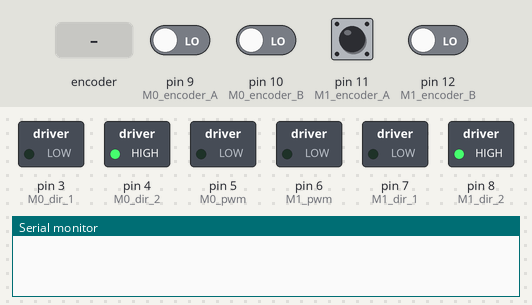
Bench run of a sketch on a simulated Arduino Nano, built with avr-gcc and run on an emulated ATmega328P. On the bench: switched loads named in the sketch (green lamp = pin HIGH), the last lines printed to the serial monitor. Inputs (shaded band) come from the test bench; at power-on: pin 9 (M0_encoder_A), pin 10 (M0_encoder_B), pin 11 (M1_encoder_A), pin 12 (M1_encoder_B) LOW.

Above: at 1.2 s.
1.3 s: rotary encoder on pin 9 (M0_encoder_A) / pin 10 (M0_encoder_B) turned 3 steps (first pin leading)
At 2.6 s:
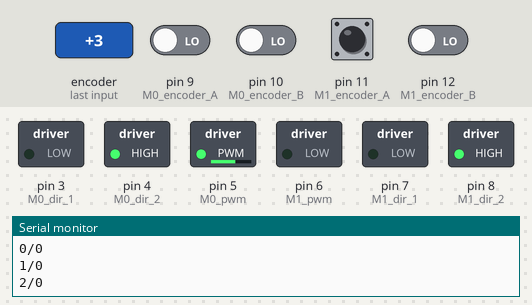
3.4 s: pin 11 (M1_encoder_A) pulsed HIGH 5 times (0.12 s each, 0.3 s apart)
At 5.3 s:
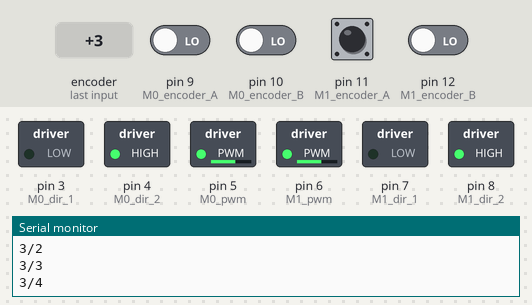
6.4 s: rotary encoder on pin 9 (M0_encoder_A) / pin 10 (M0_encoder_B) turned 2 steps (second pin leading)
At 7.2 s:
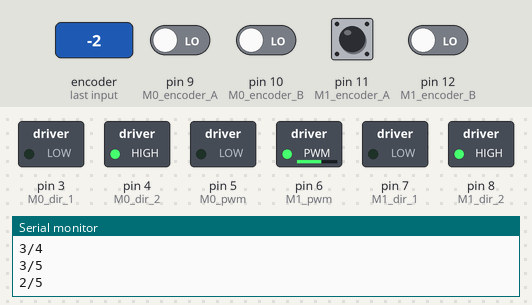
8.3 s: rotary encoder on pin 9 (M0_encoder_A) / pin 10 (M0_encoder_B) turned 2 steps (second pin leading)
At 9.8 s:
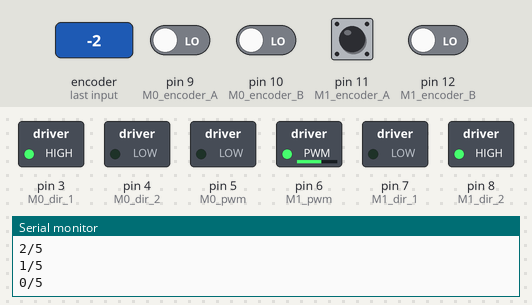
10.2 s: rotary encoder on pin 9 (M0_encoder_A) / pin 10 (M0_encoder_B) turned 2 steps (second pin leading)
At 11.3 s:
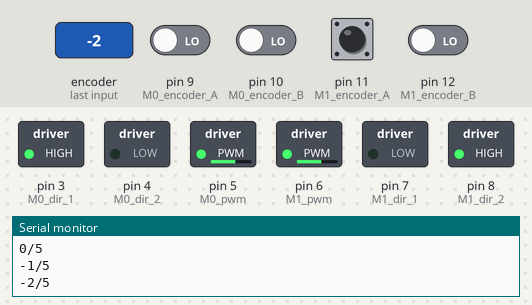
12.1 s: pin 11 (M1_encoder_A) driven HIGH
At 13.4 s:
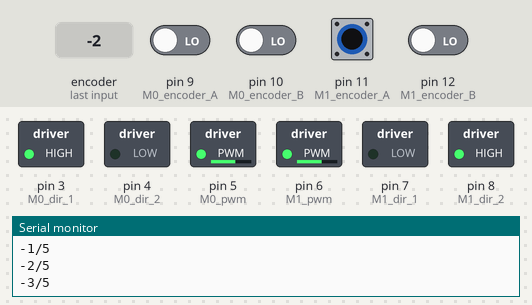
Timing chart, 0 to 14.6 s (numbered marks = the images above; inputs shaded):
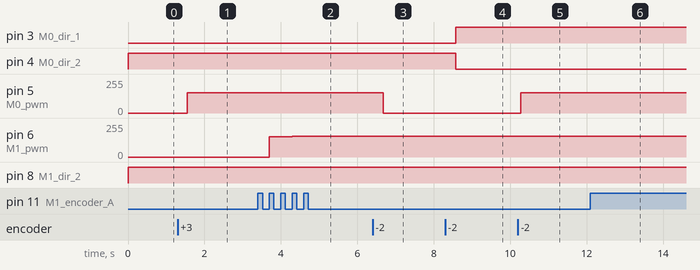

The sketch:

dc_motors.ino
```cpp
#include <SerialCommand.h>
SerialCommand NanoCmd;   // The Nano Subsystem SerialCommand object

// connect encoder and motor controller pins to Arduino digital pins
  int GantryTarget = 0;
  // Motor 0
  int M0_pwm = 5;
  int M0_dir_1 = 3;
  int M0_dir_2 = 4;
  int M0_encoder_A = 9;
  int M0_encoder_B = 10;
  int M0_pos = 0;
  int M0_encoder_A_last = HIGH;
  int M0_delta = 0;
  // Motor 1
  int M1_pwm = 6;
  int M1_dir_1 = 7;
  int M1_dir_2 = 8;
  int M1_encoder_A = 11;
  int M1_encoder_B = 12;
  int M1_pos = 0;
  int M1_encoder_A_last = HIGH;
  int M1_delta = 0;


// set up encoder variables
  int n = LOW;
  int m = LOW;
  int dir_0;
  int dir_1;
  int power_0;
  int power_1;

void setup() {
  Serial.begin (115200);
  // Setup callbacks for SerialCommand commands
  NanoCmd.addCommand("G",  GantryMove);   // moves test gantry +ve up -ve down
  //   NanoCmd.setDefaultHandler(unrecognized_params);

  // set all the motor control pins to outputs
  pinMode(M0_pwm, OUTPUT);
  pinMode(M1_pwm, OUTPUT);
  pinMode(M0_dir_1, OUTPUT);
  pinMode(M0_dir_2, OUTPUT);
  pinMode(M1_dir_1, OUTPUT);
  pinMode(M1_dir_2, OUTPUT);

  //initialise encoder pins
  pinMode (M0_encoder_A, INPUT);
  pinMode (M0_encoder_B, INPUT);
  pinMode (M1_encoder_A, INPUT);
  pinMode (M1_encoder_B, INPUT);


}
void set_motors() {
  M0_delta =  (GantryTarget - M0_pos);
  M1_delta =  (GantryTarget - M1_pos);

  if (M0_delta >= 0) dir_0 = HIGH;
  else               dir_0 = LOW;
  if (M1_delta >= 0) dir_1 = HIGH;
  else               dir_1 = LOW;

  if (abs(M0_delta) > 105) power_0 = 255;
  else                     power_0 = abs(M0_delta) + 150;
  if (abs(M1_delta) > 105) power_1 = 255;
  else                     power_1 = abs(M1_delta) + 150;

  if (abs(M0_delta) <= 1) power_0 = 0;
  if (abs(M1_delta) <= 1) power_1 = 0;
  digitalWrite(M0_dir_1, !dir_0);
  digitalWrite(M0_dir_2,  dir_0);
  digitalWrite(M1_dir_1, !dir_1);
  digitalWrite(M1_dir_2,  dir_1);
  analogWrite( M0_pwm,  power_0);
  analogWrite( M1_pwm,  power_1);
}

void loop() {
  NanoCmd.readSerial();
  GetEncoders();
  set_motors();
}

void GetEncoders() {
  n = digitalRead(M0_encoder_A);
  m = digitalRead(M1_encoder_A);
  if ((M0_encoder_A_last == LOW) && (n == HIGH)) {
    if (digitalRead(M0_encoder_B) == LOW) M0_pos--;
    else M0_pos++;
  }
  if ((M1_encoder_A_last == LOW) && (m == HIGH)) {
    if (digitalRead(M1_encoder_B) == LOW) M1_pos--;
    else M1_pos++;
  }
  if (((M0_encoder_A_last == LOW) && (n == HIGH)) || ((M1_encoder_A_last == LOW) && (m == HIGH))) {
    Serial.print (M0_delta);
    Serial.print ("/");
    Serial.println (M1_delta);
  }
  M0_encoder_A_last = n;
  M1_encoder_A_last = m;
  // TODO Get time stamp
}

void GantryMove() {
  int aNumber;
  char *arg;

  Serial.println("Adjusting Gantry");
  arg = NanoCmd.next();
  if (arg != NULL) {
    GantryTarget = atoi(arg);    // Converts a char string to an integer
    Serial.print("Gantry Steps: ");
    Serial.println(GantryTarget);
  }
  else {
    Serial.println("No arguments");
  }
}

void unrecognized_params() {
  // This gets set as the default handler, and gets called when no other command matches.
  Serial.println("What?");
}
```

Measured:
- after the input at 1.3 s, pin 5 (M0_pwm): 0/255 → 152/255 after 0.25 s, → 153/255 0.20 s later
- after the input at 3.4 s, pin 6 (M1_pwm): 0/255 → 152/255 after 0.30 s, → 153/255 0.30 s later, → 154/255 0.30 s later, → 155/255 0.30 s later
- after the input at 6.4 s, pin 5 (M0_pwm): 153/255 → 152/255 after 0.08 s, → 0/255 0.20 s later
- after the input at 8.3 s, pin 3 (M0_dir_1): LOW → HIGH after 0.28 s; pin 4 (M0_dir_2): HIGH → LOW after 0.28 s
- after the input at 10.2 s, pin 5 (M0_pwm): 0/255 → 152/255 after 0.08 s, → 153/255 0.20 s later
- after the input at 12.1 s, pin 6 (M1_pwm): 155/255 → 156/255 at once
